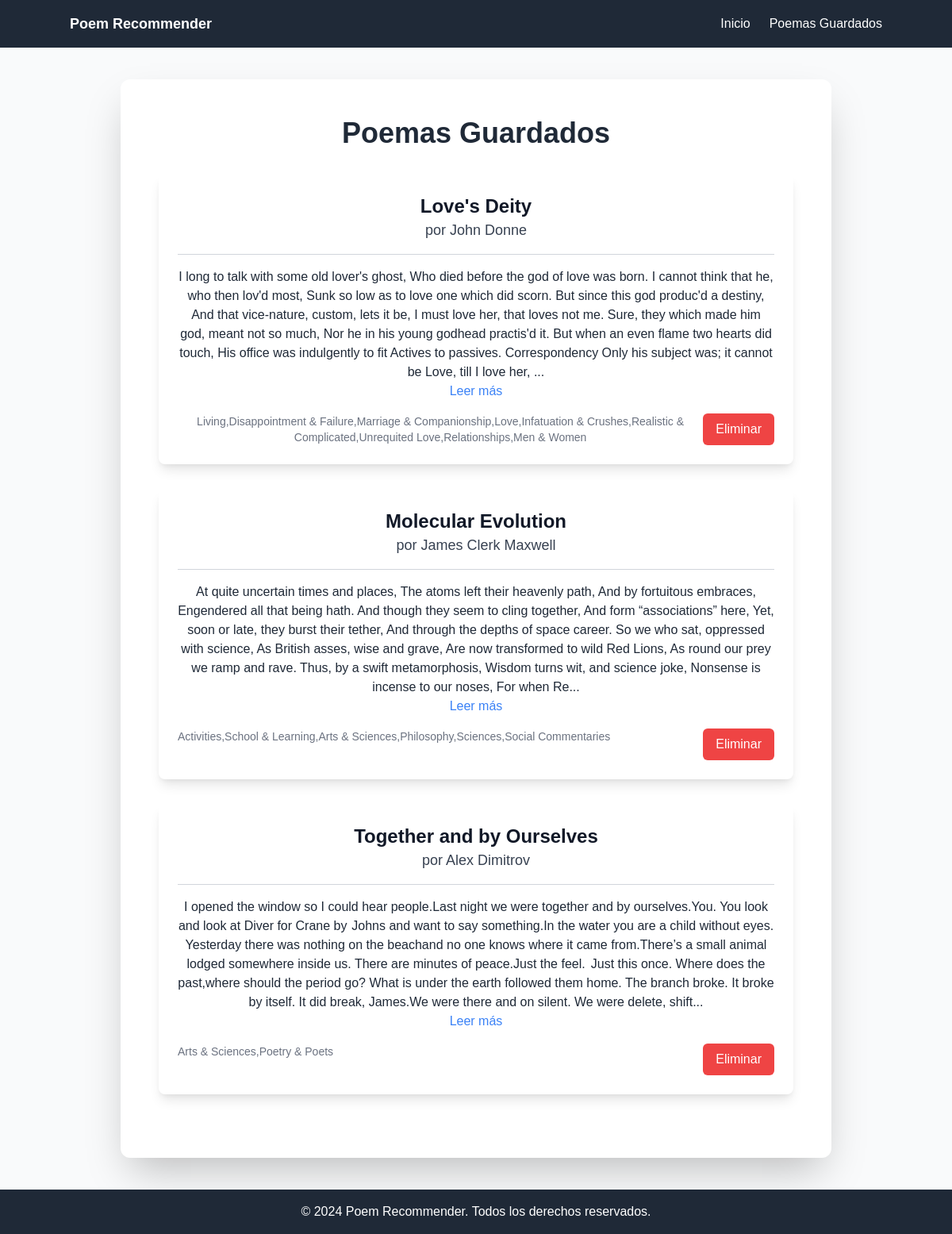
/saved_poems/, run on an earlier commit of the app's database.
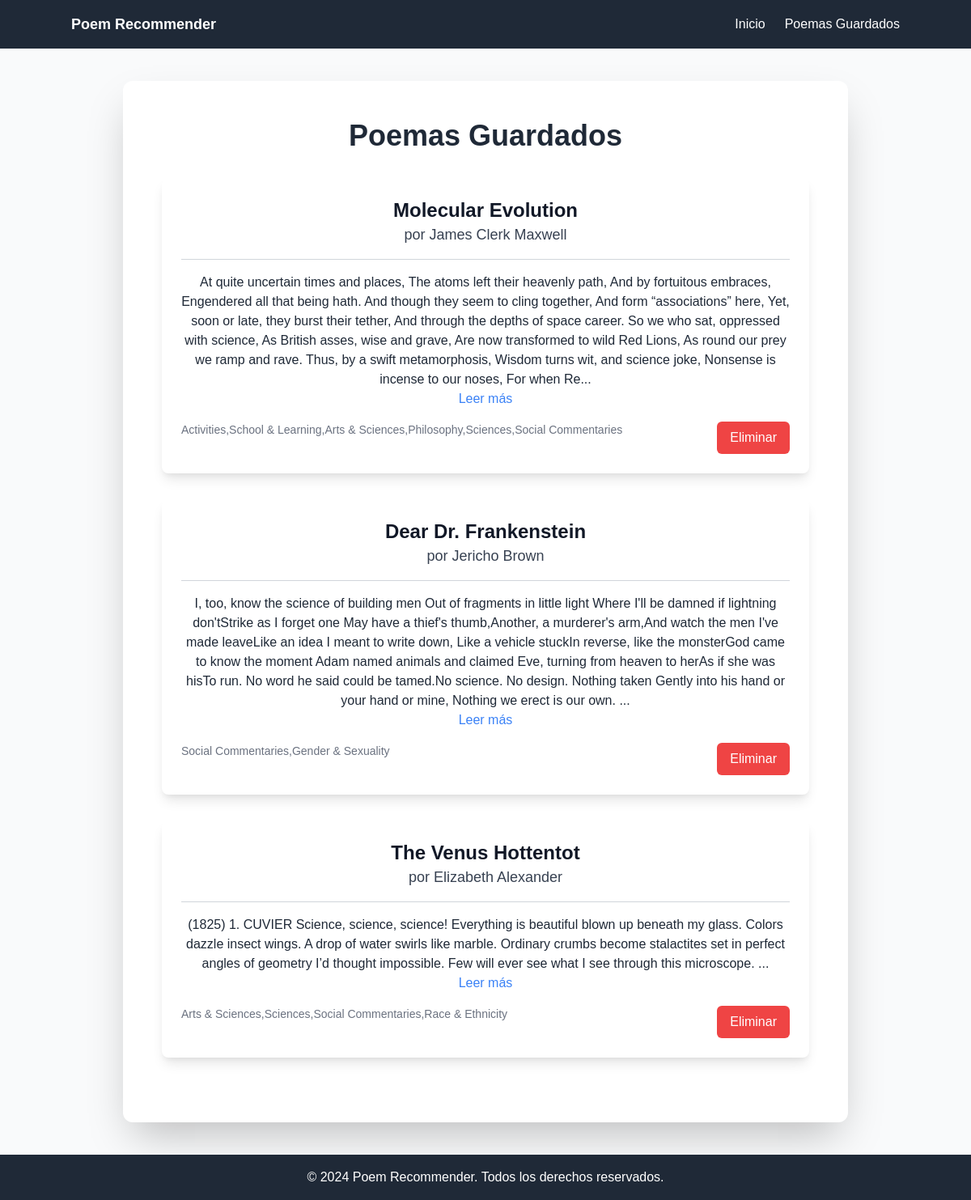
And on a later commit of the database.
### recommender/models.py (models this page shows, shortened)
class Poem(models.Model):
    title = models.CharField(max_length=200)
    poet = models.CharField(max_length=100)
    content = models.TextField()
    tags = models.CharField(max_length=200)

### recommender/views.py (the view)
# urls.py: path('saved_poems/', views.saved_poems, name='saved_poems'),
def saved_poems(request):
    poems = Poem.objects.all()
    return render(request, 'saved_poems.html', {'poems': poems})

### recommender/templates/saved_poems.html (shortened to what this page needs)
{% extends "layout.html" %}
{% block content %}
<div class="min-h-screen flex flex-col justify-center items-center bg-gray-50 py-10">
    <div class="bg-white shadow-2xl rounded-xl p-12 text-center w-full max-w-4xl">
        <h1 class="text-4xl font-extrabold text-gray-800 mb-8">Poemas Guardados</h1>
        <div class="w-full">
            {% for poem in poems %}
            <div class="bg-white shadow-lg rounded-lg overflow-hidden transform transition duration-300 hover:scale-105 hover:shadow-2xl mb-8">
                <div class="p-6">
                    <h5 class="text-2xl font-bold text-gray-900">{{ poem.title }}</h5>
                    <h6 class="text-lg text-gray-700 mb-4">por {{ poem.poet }}</h6>
                    <hr class="my-4 border-gray-300">
                    <p class="text-base text-gray-800">{{ poem.content|slice:":600" }}...</p>
                    <a href="{% url 'poem_detail' poem.id %}" class="text-blue-500 hover:underline mt-2">Leer más</a>
                    <div class="mt-4 flex justify-between">
                        <span class="text-sm text-gray-500">{{ poem.tags }}</span>
                        <form method="post" action="{% url 'delete_poem' poem.id %}">
                            <button type="submit" class="bg-red-500 text-white px-4 py-2 rounded-md">Eliminar</button>
                        </form>
                    </div>
                </div>
            </div>
            {% endfor %}
        </div>
    </div>
</div>
{% endblock %}

What changed in the data, as far as the page shows it:
removed Poem: title "Love's Deity", poet "John Donne", content "I long to talk with some old lover's ghost, Who died before the god of love was born. I cannot think that he, who then lov'd most, Sunk so low as to love one which did scorn. But since this god produc'd a destiny, And that vice-nature, custom, lets it be, I must love her, that loves not me. Sure, they which made him god, meant not so much, Nor he in his young godhead practis'd it. But when an even flame two hearts did touch, His office was indulgently to fit Actives to passives. Correspondency Only his subject was; it cannot be Love, till I love her,", tags "Living,Disappointment & Failure,Marriage & Companionship,Love,Infatuation & Crushes,Realistic & Complicated,Unrequited Love,Relationships,Men & Women"
removed Poem: title "Together and by Ourselves", poet "Alex Dimitrov", content "I opened the window so I could hear people.Last night we were together and by ourselves.You. You look and look at Diver for Crane by Johns and want to say something.In the water you are a child without eyes. Yesterday there was nothing on the beachand no one knows where it came from.There’s a small animal lodged somewhere inside us. There are minutes of peace.Just the feel. Just this once. Where does the past,where should the period go? What is under the earth followed them home. The branch broke. It broke by itself. It did break, James.We were there and on silent. We were delete, shift", tags "Arts & Sciences,Poetry & Poets"
added Poem: title "Dear Dr. Frankenstein", poet "Jericho Brown", content "I, too, know the science of building men Out of fragments in little light Where I'll be damned if lightning don'tStrike as I forget one May have a thief's thumb,Another, a murderer's arm,And watch the men I've made leaveLike an idea I meant to write down, Like a vehicle stuckIn reverse, like the monsterGod came to know the moment Adam named animals and claimed Eve, turning from heaven to herAs if she was hisTo run. No word he said could be tamed.No science. No design. Nothing taken Gently into his hand or your hand or mine, Nothing we erect is our own.", tags "Social Commentaries,Gender & Sexuality"
added Poem: title "The Venus Hottentot", poet "Elizabeth Alexander", content "(1825) 1. CUVIER Science, science, science! Everything is beautiful blown up beneath my glass. Colors dazzle insect wings. A drop of water swirls like marble. Ordinary crumbs become stalactites set in perfect angles of geometry I’d thought impossible. Few will ever see what I see through this microscope.", tags "Arts & Sciences,Sciences,Social Commentaries,Race & Ethnicity"
